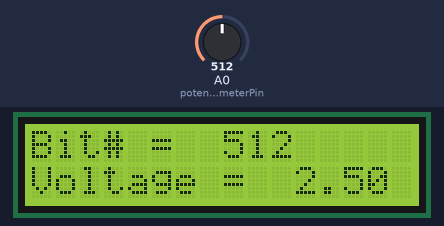
The sketch below on a simulated Arduino Uno, built with avr-gcc and run on an emulated ATmega328P. On the bench: 16×2 character LCD. Inputs (shaded band) come from the test bench; at power-on: A0 (potentiometerPin) = 512. What the sketch prints to the serial monitor is not drawn.

Above: at 1.2 s.
1.3 s: A0 (potentiometerPin) set to 716
At 1.8 s:
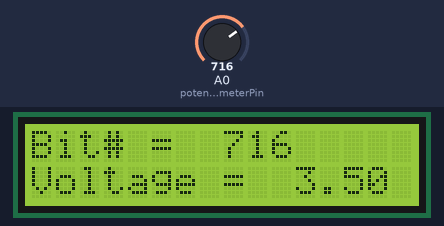
2.8 s: A0 (potentiometerPin) set to 900
At 4.0 s:
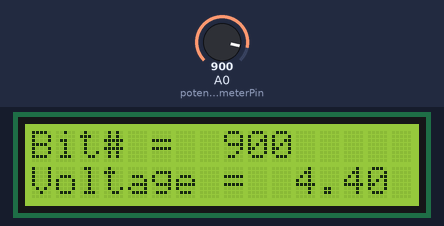
4.3 s: A0 (potentiometerPin) set to 1023
At 5.0 s:
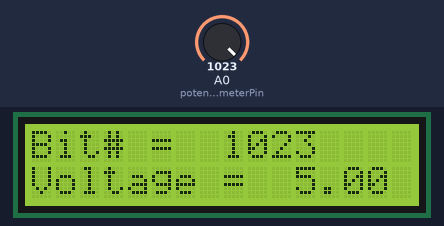
Timing chart, 0 to 7.3 s (numbered marks = the images above; inputs shaded):
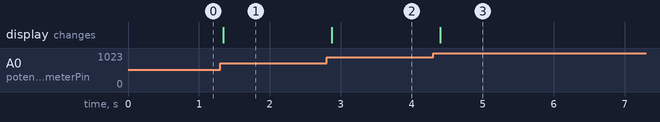

Measured:
- after the input at 1.3 s, the display: changes at once (image 1)
- after the input at 2.8 s, the display: changes after 0.07 s (image 2)
- after the input at 4.3 s, the display: changes after 0.10 s (image 3)

The sketch:

ect_LCD_and_Display_bit_value_and_voltage_on_the_same_screen.ino
```cpp
/*This code initializes the LCD by including the LiquidCrystal library,
then it reads the potentiometer value analog A0
then it converts that bit# to a voltage value.
It firstly prints them to Serial Monitor before printing LCD to ensure that the code is functional
and finally displays both the bit# and the voltage value on the LCD.*/

#include <LiquidCrystal.h> // Include the LiquidCrystal library

// LCD pin connections
const int rs = 12, en = 11, d4 = 5, d5 = 4, d6 = 3, d7 = 2;
LiquidCrystal lcd(rs, en, d4, d5, d6, d7); // Create an LCD object

// Pin declarations
const int potentiometerPin = A0; // Assign the potentiometer input to analog pin A0

void setup() {
  // Set up the LCD's number of columns and rows
  lcd.begin(16, 2); // Set up a 16x2 character LCD

  Serial.begin(9600); // Start the Serial Monitor at 9600 baud rate
}
void loop() {
  // Read the value from the potentiometer
  int sensorValue = analogRead(potentiometerPin); // Read the analog input from the potentiometer and store it in 'sensorValue'
  // Mathematically convert the sensor value to a voltage value
  float voltage = (sensorValue)*(5.0 / 1023.0); // Calculate the voltage value by multiplying the sensor value by (5V / 1023)

  // Print the bit# and voltage value to the Serial Monitor
  Serial.print("Bit# =   "); // Print "Bit# =  " to the Serial Monitor to identify which value belongs to
  Serial.print(sensorValue); // Print the sensor value (bit value) next to the Serial Monitor "Bit# = "
  Serial.print("\t"); // Print a tab character to the Serial Monitor, separating the bit-value and voltage value
  Serial.print("Voltage =  "); // Print "Voltage =  " next to the Serial Monitor to identify which value belongs to
  Serial.println(voltage); // Print the voltage value to next the Serial Monitor "Voltage = "
  // Print the bit# and voltage value to the LCD
  lcd.setCursor(0, 0); // Set the cursor to the first column of the first row
  lcd.print("Bit# =  "); // Print the string "bit# =   " to the LCD
  lcd.print(sensorValue); // Print the sensor value to the LCD corresponding to the "bit# =  "
  lcd.setCursor(0, 1); // Set the cursor to the first column of the second row
  lcd.print("Voltage =  "); // Print the string "Voltage =   " to the LCD
  lcd.print(voltage); // Print the voltage value to the LCD

  delay(250); // add a 500ms delay before the next reading so have a more stable display, since without delay, values change really fast it wouldn't be clear on LCD screen
}
```
